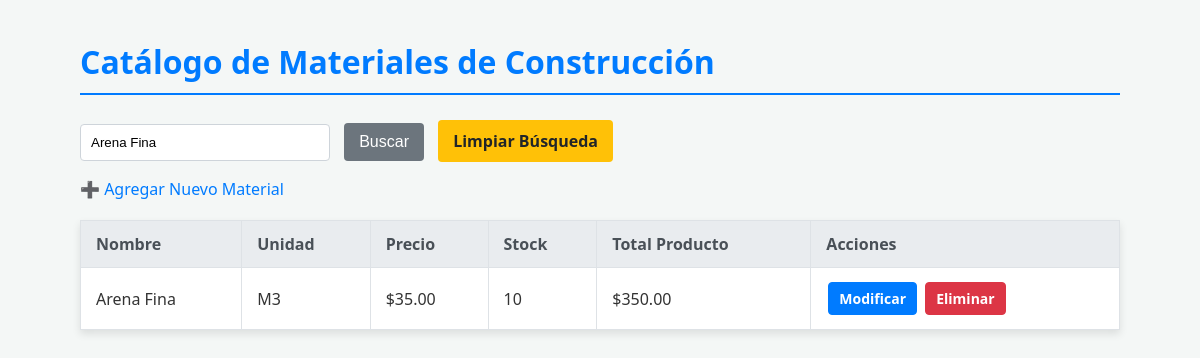
/index.php?nombre=Arena Fina, run on the app's committed database.
### tables this page shows
CREATE TABLE `materiales` (
  `id` int(11) NOT NULL,
  `nombre` varchar(255) NOT NULL,
  `unidad_medida` varchar(50) NOT NULL,
  `precio` decimal(10,2) NOT NULL,
  `stock` int(11) NOT NULL,
  `total_producto` decimal(10,2) GENERATED ALWAYS AS (`precio` * `stock`) STORED
);

### index.php (the view, shortened to what this page needs)
<?php
include('config/conexion.php');
$busqueda = $_GET['nombre'] ?? '';
$sql = "SELECT id, nombre, unidad_medida, precio, stock, (precio * stock) AS total_producto
        FROM materiales";
if (!empty($busqueda)) {
    $sql .= " WHERE nombre LIKE '%" . $conn->real_escape_string($busqueda) . "%'";
}
$sql .= " ORDER BY id DESC";
$resultado = $conn->query($sql);
?>
<!DOCTYPE html>
<html lang="es">
<head>
    <link rel="stylesheet" href="css/estilos.css">
</head>
<body>
    <div class="container">
        <h1>Catálogo de Materiales de Construcción</h1>
        <form class="search-form" action="index.php" method="GET">
            <input type="text" name="nombre" placeholder="Buscar por nombre..." value="<?= htmlspecialchars($busqueda) ?>">
            <button type="submit">Buscar</button>
            <?php if (!empty($busqueda)): ?>
                <a href="index.php">Limpiar Búsqueda</a>
            <?php endif; ?>
        </form>
        <p><a href="crear.php" class="btn-agregar">➕ Agregar Nuevo Material</a></p>
        <table>
            <thead>
                <tr>
                    <th>Nombre</th>
                    <th>Unidad</th>
                    <th>Precio</th>
                    <th>Stock</th>
                    <th>Total Producto</th>
                    <th>Acciones</th>
                </tr>
            </thead>
            <tbody>
                <?php
                if ($resultado && $resultado->num_rows > 0):
                    while($fila = $resultado->fetch_assoc()):
                ?>
                <tr>
                    <td><?= htmlspecialchars($fila['nombre']) ?></td>
                    <td><?= htmlspecialchars($fila['unidad_medida']) ?></td>
                    <td>$<?= number_format($fila['precio'], 2) ?></td>
                    <td><?= htmlspecialchars($fila['stock']) ?></td>
                    <td>$<?= number_format($fila['total_producto'], 2) ?></td>
                    <td>
                        <a href="editar.php?id=<?= $fila['id'] ?>" class="btn-modificar">Modificar</a>
                        <a href="eliminar.php?id=<?= $fila['id'] ?>"
                            class="btn-eliminar"
                            onclick="return confirm('¿Seguro que deseas eliminar? (SOLO si el stock es 0)')">
                            Eliminar
                        </a>
                    </td>
                </tr>
                <?php
                    endwhile;
                else:
                ?>
                <tr>
                    <td colspan="6">No se encontraron materiales.</td>
                </tr>
                <?php endif; ?>
            </tbody>
        </table>
    </div>
</body>
</html>

### css/estilos.css (style rules this page uses)
body { font-family: 'Segoe UI', Tahoma, Geneva, Verdana, sans-serif; margin: 40px; background-color: #f4f7f6; color: #333; }
h1 { color: #007bff; border-bottom: 2px solid #007bff; padding-bottom: 10px; margin-bottom: 25px; }
a { color: #007bff; text-decoration: none; }
.container { max-width: 100%; margin: auto; padding: 0 40px; }
table { width: 100%; border-collapse: collapse; margin-top: 20px; box-shadow: 0 4px 8px rgba(0, 0, 0, 0.1); background-color: #fff; }
th, td { border: 1px solid #dee2e6; padding: 12px 15px; text-align: left; }
th { background-color: #e9ecef; color: #495057; font-weight: 600; }
form { width: 100%; }
input[type="text"], input[type="number"] { padding: 10px; width: 100%; border: 1px solid #ced4da; border-radius: 4px; box-sizing: border-box; }
button[type="submit"] { background-color: #28a745; color: white; padding: 10px 20px; border: none; border-radius: 4px; cursor: pointer; font-size: 16px; transition: background-color 0.3s; }
.search-form input[type="text"] { width: 250px; display: inline-block; margin-right: 10px; }
.search-form button { background-color: #6c757d; color: white; padding: 10px 15px; border: none; border-radius: 4px; cursor: pointer; transition: background-color 0.3s; }
.search-form a { display: inline-block; padding: 10px 15px; background-color: #ffc107; color: #212529; border-radius: 4px; font-weight: 600; margin-left: 10px; }
.btn-modificar, .btn-eliminar { display: inline-block; padding: 6px 10px; border-radius: 4px; font-size: 14px; font-weight: 600; text-decoration: none; transition: background-color 0.3s; margin: 2px; }
.btn-modificar { background-color: #007bff; color: white; border: 1px solid #007bff; }
.btn-eliminar { background-color: #dc3545; color: white; border: 1px solid #dc3545; }

### data on the page
materiales: nombre "Arena Fina", unidad_medida "M3", precio "35.00", stock "10", total_producto "350.00"
